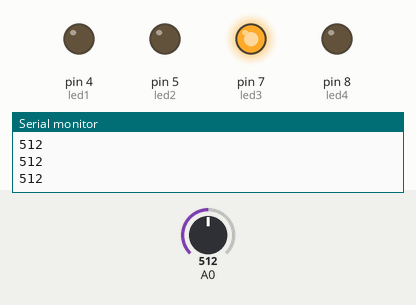
Bench run of a sketch on a simulated Arduino Uno, built with avr-gcc and run on an emulated ATmega328P. On the bench: output pins drawn as LEDs (lit = HIGH), the last lines printed to the serial monitor. The test bench sets the inputs (shaded band); at power-on: A0 = 512.

Above: at 1.2 s.
1.3 s: A0 set to 483
At 2.5 s:
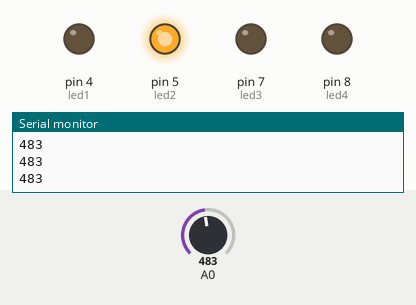
2.8 s: A0 set to 760
At 3.9 s:
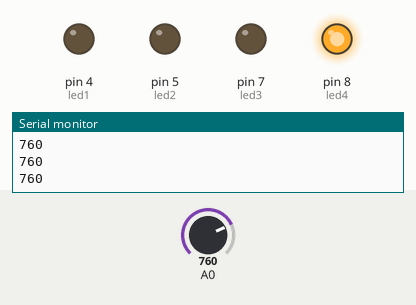
4.3 s: A0 set to 739
At 4.9 s:
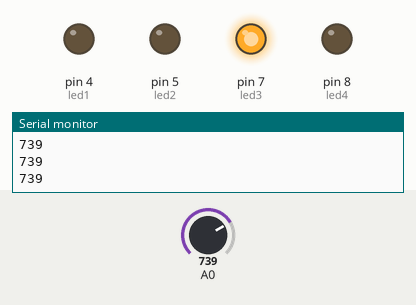
5.8 s: A0 set to 190
At 6.2 s:
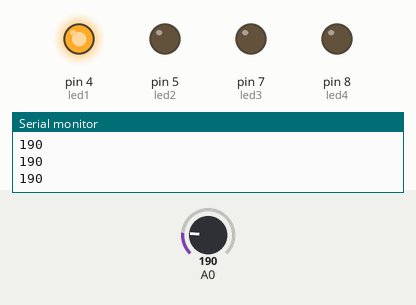
7.3 s: A0 set to 21
8.8 s: A0 set to 18
At 9.6 s:
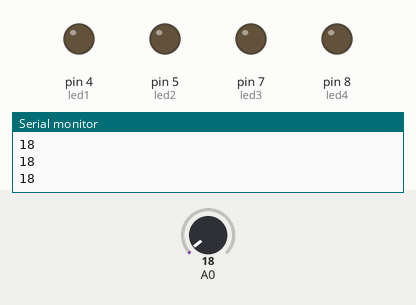
Timing chart, 0 to 11.3 s (numbered marks = the images above; inputs shaded):
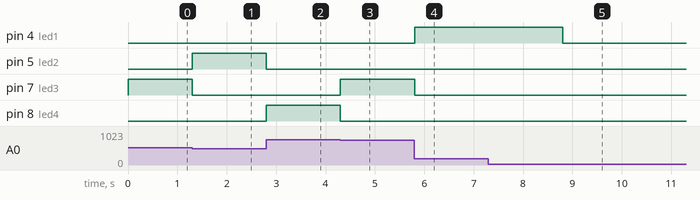

Measured:
- the behaviour switches between 500 and 499 on A0 (found by bisection; images 0 and 1)
- the behaviour switches between 750 and 749 on A0 (found by bisection; images 2 and 3)
- the behaviour switches between 20 and 19 on A0 (found by bisection; images 4 and 5)
- after the input at 1.3 s, pin 5 (led2): LOW → HIGH at once; pin 7 (led3): HIGH → LOW at once
- after the input at 2.8 s, pin 5 (led2): HIGH → LOW at once; pin 8 (led4): LOW → HIGH at once
- after the input at 4.3 s, pin 7 (led3): LOW → HIGH at once; pin 8 (led4): HIGH → LOW at once
- after the input at 5.8 s, pin 4 (led1): LOW → HIGH at once; pin 7 (led3): HIGH → LOW at once
- after the input at 8.8 s, pin 4 (led1): HIGH → LOW at once

The sketch:

potenciometro.ino
```cpp
int led1 = 4;

int led2 = 5;

int led3 = 7;

int led4 = 8;


void setup() {

  pinMode(led1, OUTPUT);
  pinMode(led2, OUTPUT);
  pinMode(led3, OUTPUT);
  pinMode(led4, OUTPUT);
  Serial.begin(9600);

}

void loop() {
  int valorSensor = analogRead(A0);

     if (valorSensor<20){
      digitalWrite(led1, LOW);
      digitalWrite(led2, LOW);
      digitalWrite(led3, LOW);
      digitalWrite(led4, LOW);
      Serial.println(valorSensor);
      valorSensor = analogRead(A0);
    }
  else
 if (valorSensor<200){
      digitalWrite(led1, HIGH);
      digitalWrite(led2, LOW);
      digitalWrite(led3, LOW);
      digitalWrite(led4, LOW);
      Serial.println(valorSensor);
     valorSensor = analogRead(A0);
    }
 else
  if (valorSensor<500){
      digitalWrite(led1, LOW);
      digitalWrite(led2, HIGH);
      digitalWrite(led3, LOW);
      digitalWrite(led4, LOW);
      Serial.println(valorSensor);
      valorSensor = analogRead(A0);
    }
else
  if (valorSensor<750){
      digitalWrite(led1, LOW);
      digitalWrite(led2, LOW);
      digitalWrite(led3, HIGH);
      digitalWrite(led4, LOW);
      Serial.println(valorSensor);
      valorSensor = analogRead(A0);
    }
 else
    if (valorSensor<1023){
      digitalWrite(led1, LOW);
      digitalWrite(led2, LOW);
      digitalWrite(led3, LOW);
      digitalWrite(led4, HIGH);
      Serial.println(valorSensor);
      valorSensor = analogRead(A0);
    }
}
```
